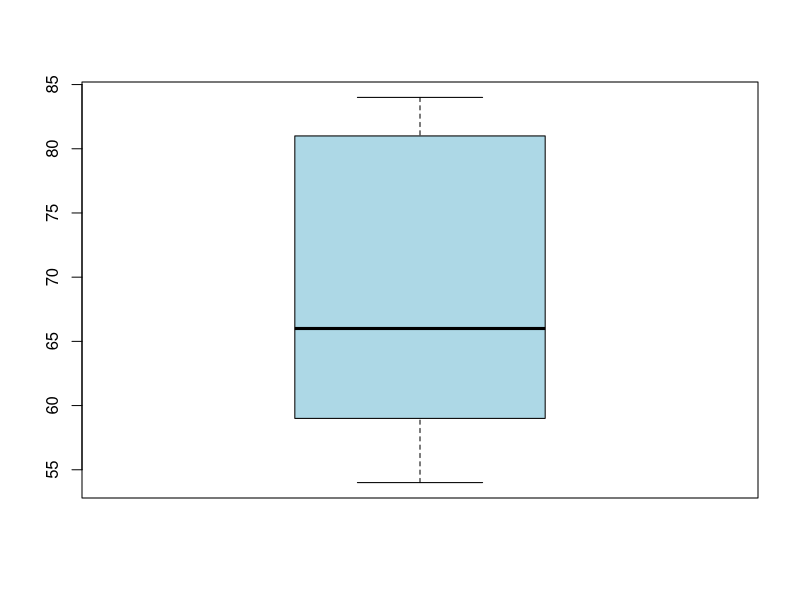

The R source for this figure:
# remove objects
rm(list=ls())
# detach all libraries
detachAllPackages <- function() {
  basic.packages <- c("package:stats","package:graphics","package:grDevices","package:utils","package:datasets","package:methods","package:base")
  package.list <- search()[ifelse(unlist(gregexpr("package:",search()))==1,TRUE,FALSE)]
  package.list <- setdiff(package.list,basic.packages)
  if (length(package.list)>0)  for (package in package.list) detach(package, character.only=TRUE)
}
detachAllPackages()

# create vector y
y <- c(0, 4, 4, 5, 7, 10)
# (1) find sum of y
sum(y)

# (2) find mean of y
sum(y)/length(y)
# same thing, but faster
mean(y)

# (3) find sum of demeaned values
# substract mean from each y_i
# first, I'll create a vector to fill
# there is nothing in there when I create an object
# like x <- NULL
demeanedSum <- NULL
# remember that [i] is indexing each element of y
# I'm basically saying, for each element in all of the elements in y
# take that y_i and subtract the mean of y
# and store that value in my vector of demeaned values for each y_i
for(i in 1:length(y)){
  demeanedSum[i] <- y[i] - mean(y) 
}
# the simple way (R figures it out)
demeanedSumSimple <- y - mean(y)
# now we take the sum of all those demeaned values
sum(demeanedSumSimple)

# (4) sum of squared error
squaredError <- demeanedSum^2
sum(squaredError)

# quantiles
# create vector
quantilesVec <- c(55, 84, 65, 54, 61, 67, 80, 59, 81, 82)
# put the values in order to see which is median
sort(quantilesVec)

median(quantilesVec)
# different quantiles formulas
summary(quantilesVec)
# type 1
quantile(quantilesVec, c(0.25, 0.5, 0.75))

boxplot(quantilesVec, col = "lightblue")
# reminder of how to:

# making a histogram
# find state median income
state.x77[,2]
# create histogram
pdf("medianIncomeHist.pdf")
hist(state.x77[,2], main="Distribution of state median income", xlab="Median income")
dev.off()
